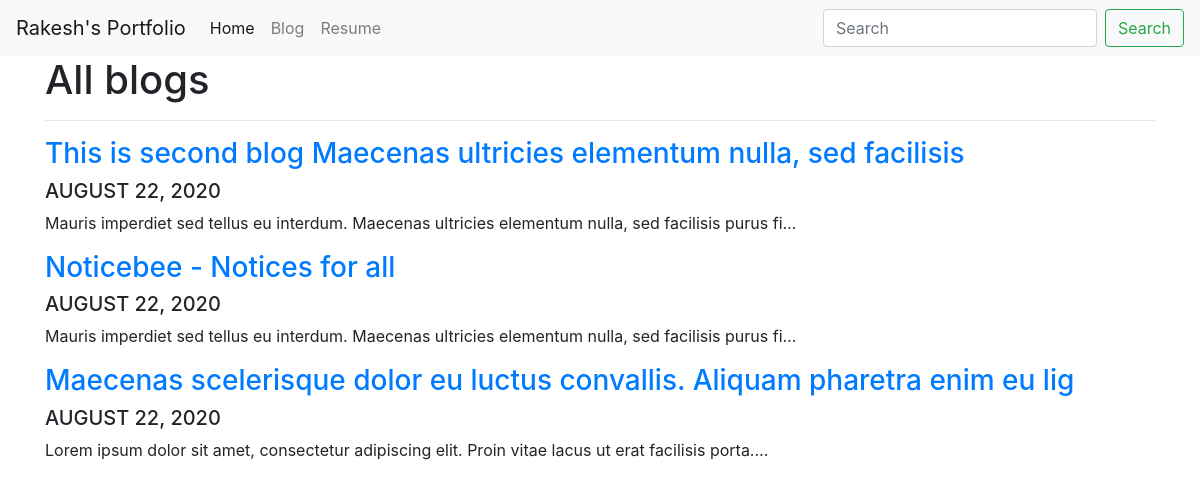
/blog/, run on an earlier commit of the app's database.
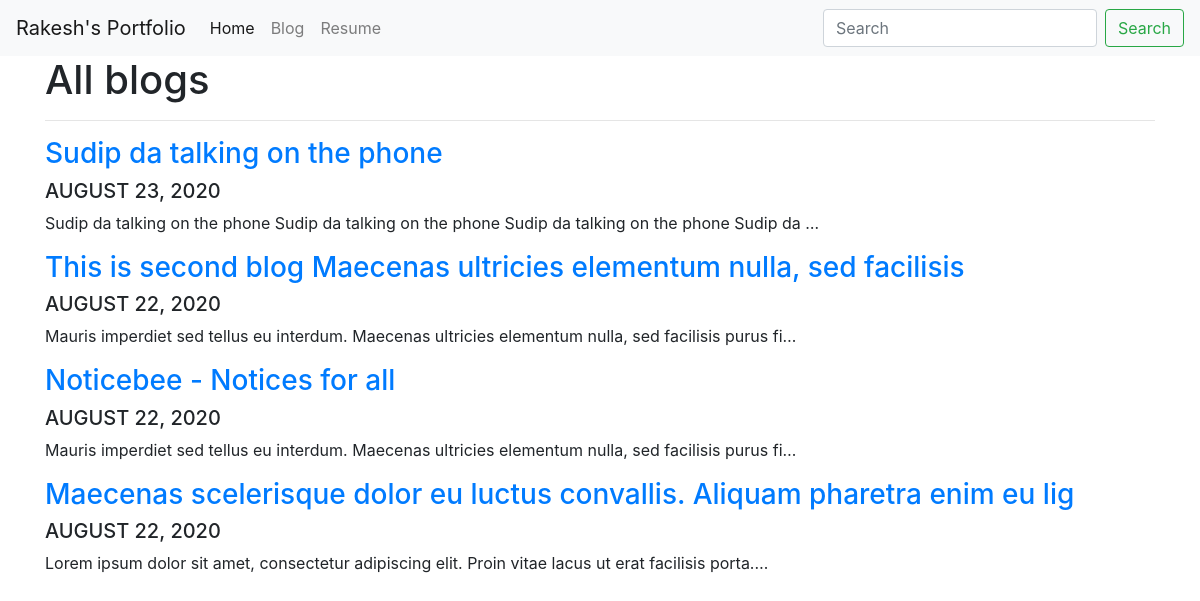
And on a later commit of the database.
### blog/models.py (models this page shows, shortened)
class Blog(models.Model):
    title = models.CharField(max_length=200)
    description = models.TextField()
    created_ts = models.DateField(auto_now=True)

### blog/views.py (the view)
# urls.py: path('', views.all_blogs, name = 'all_blogs'),
def all_blogs(request):
    all_blogs = Blog.objects.order_by('-created_ts')
    return render(request, 'blog/all_blogs.html', {'all_blogs':all_blogs})

### blog/templates/blog/all_blogs.html
{% extends 'portfolio/base.html' %}
{% load static %}
{% block 'content' %}
    <div class="container">
        <div class="row">
            <div class="col-md-12">
            <h1>All blogs</h1>
                <hr>
                {% for blog in all_blogs %}
                    <a href="{% url 'blog:detail' blog.id %}"><h3>{{ blog.title }}</h3></a>
                    <h5>{{ blog.created_ts|date:'F d, Y'|upper }}</h5>
                    <p>{{ blog.description|striptags|truncatechars:100 }}</p>
                {% endfor %}
            </div>
        </div>
    </div>
{% endblock %}

### portfolio/templates/portfolio/base.html (shortened to what this page needs)
<!doctype html>
<html lang="en">
  <head>
    {% load static %}
    <link rel="stylesheet" href="https://maxcdn.bootstrapcdn.com/bootstrap/4.0.0/css/bootstrap.min.css">
  </head>
  <body>
    <nav class="navbar navbar-expand-lg navbar-light bg-light">
      <a class="navbar-brand" href="{% url 'home' %}">Rakesh's Portfolio</a>
      <div class="collapse navbar-collapse" id="navbarSupportedContent">
        <ul class="navbar-nav mr-auto">
          <li class="nav-item active">
            <a class="nav-link" href="{% url 'home' %}">Home </a>
          </li>
          <li class="nav-item">
            <a class="nav-link" href="{% url 'blog:all_blogs' %}">Blog</a>
          </li>
          <li class="nav-item">
            <a class="nav-link" target="_blank" href="{% static 'portfolio/Rakesh-mishra-4-8-Java-Python-Php.pdf' %}">Resume</a>
          </li>
        </ul>
        <form class="form-inline my-2 my-lg-0">
          <input class="form-control mr-sm-2" type="search" placeholder="Search" aria-label="Search">
          <button class="btn btn-outline-success my-2 my-sm-0" type="submit">Search</button>
        </form>
      </div>
    </nav>
    {% block 'content' %}{% endblock %}
  </body>
</html>

What changed in the data, as far as the page shows it:
added Blog: title "Sudip da talking on the phone", created_ts "AUGUST 23, 2020", description "Sudip da talking on the phone Sudip da talking on the phone Sudip da talking on the phone Sudip da …"
